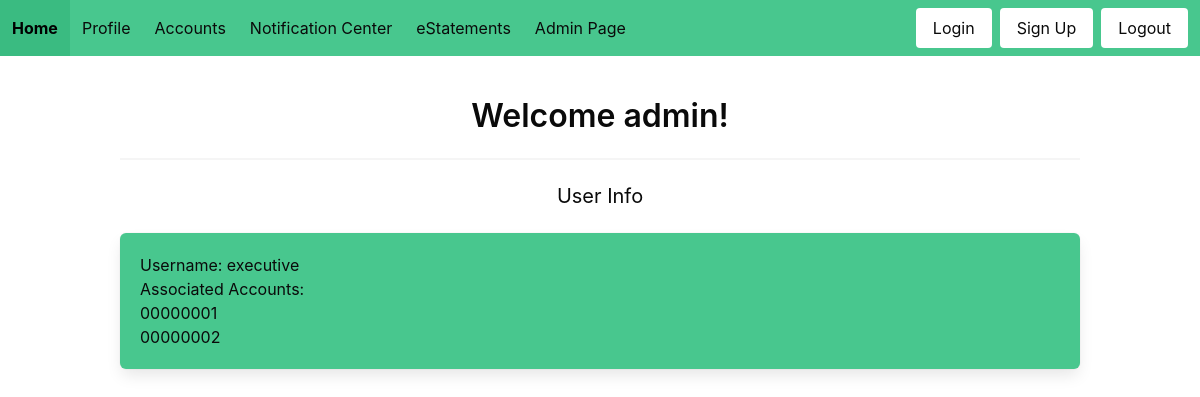
Before: /profile/ (signed in) with the older database file.
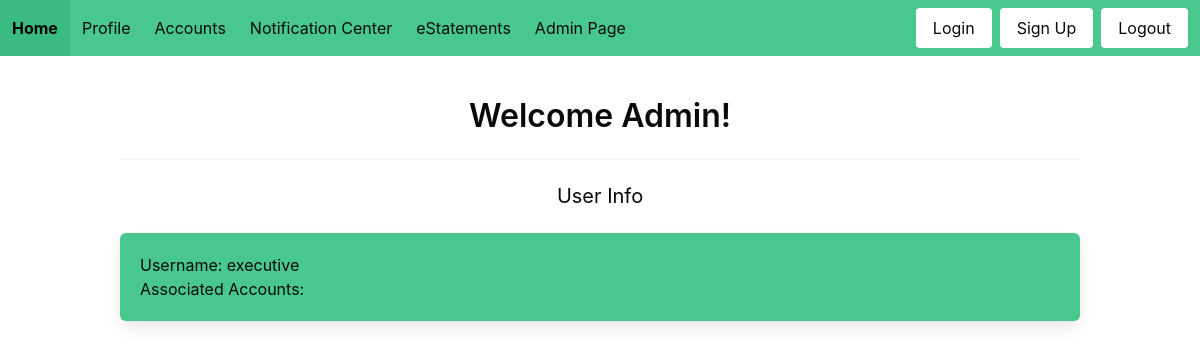
After: the same page with the newer database file.
### models.py (models this page shows)
class User(UserMixin, db.Model):
    id = db.Column(db.Integer, primary_key=True)
    username = db.Column(db.String(100), unique=True)
    password = db.Column(db.String(100))
    name = db.Column(db.String(1000))

### main.py (the view)
@main.route('/profile/')
@login_required
def profile():
    user_accounts = Account.query.filter_by(username=current_user.username)
    user_accounts = [format_acc_no(acc.acc_no) for acc in user_accounts]
    return render_template('profile.html', user=current_user,
                           accounts=user_accounts)

### app.py (called while the page is built)
def create_app():
    app = Flask(__name__)
    app.config['SECRET_KEY'] = 'SPQR'
    app.config['SQLALCHEMY_DATABASE_URI'] = 'sqlite:///bank_data.db'
    db.init_app(app)
    from auth import auth
    app.register_blueprint(auth)
    from main import main
    app.register_blueprint(main)
    from admin import admin
    app.register_blueprint(admin)
    login_manager = LoginManager()
    login_manager.login_view = 'auth.login'
    login_manager.init_app(app)
    from models import User
    @login_manager.user_loader
    def load_user(id):
        return User.query.get(int(id))
    return app

### format.py (called while the page is built)
def format_acc_no(num):
    return str(num).zfill(8)

### templates/profile.html
{% extends "form_base.html" %}
{% block content %}
<h1 class="title has-text-black">Welcome {{ user.name }}!</h1>
<hr>
<h2 class="subtitle has-text-black">User Info</h2>
<div class="box has-text-left has-background-success has-text-black">
    <p>Username: {{ user.username }}</p>
    <p>Associated Accounts:</p>
    <ul>
    {% for acc_no in accounts %}
      <li>{{ acc_no }}</li>
    {% endfor %}
    </ul>
</div>
{% endblock %}

Changed rows visible on the page:
changed User "executive": name "admin" → "Admin"
Other visible differences:
list line gone: "00000001"
list line gone: "00000002"
